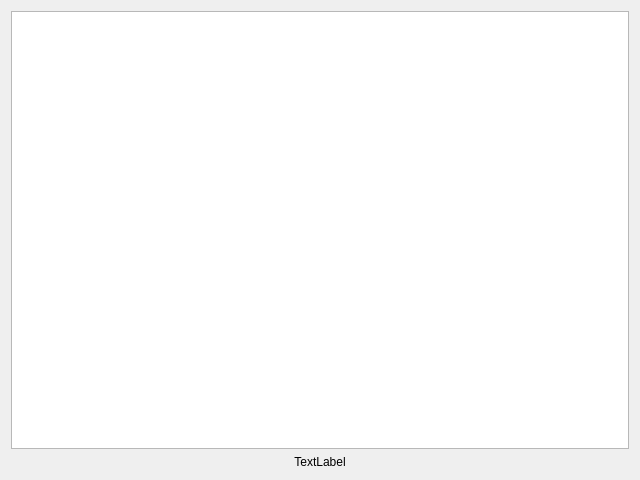
<?xml version="1.0" encoding="UTF-8"?>
<ui version="4.0">
 <class>ExpectedResult</class>
 <widget class="QDialog" name="ExpectedResult">
  <property name="geometry">
   <rect>
    <x>0</x>
    <y>0</y>
    <width>640</width>
    <height>480</height>
   </rect>
  </property>
  <property name="windowTitle">
   <string>Expected Result</string>
  </property>
  <layout class="QGridLayout" name="gridLayout">
   <item row="0" column="0">
    <layout class="QVBoxLayout" name="verticalLayout">
     <item>
      <widget class="QTableWidget" name="resultTable">
       <property name="frameShadow">
        <enum>QFrame::Raised</enum>
       </property>
       <property name="lineWidth">
        <number>0</number>
       </property>
       <property name="midLineWidth">
        <number>0</number>
       </property>
       <attribute name="verticalHeaderVisible">
        <bool>false</bool>
       </attribute>
      </widget>
     </item>
     <item>
      <widget class="QLabel" name="label_correct">
       <property name="text">
        <string>TextLabel</string>
       </property>
       <property name="alignment">
        <set>Qt::AlignCenter</set>
       </property>
      </widget>
     </item>
    </layout>
   </item>
  </layout>
 </widget>
 <resources/>
 <connections/>
</ui>
